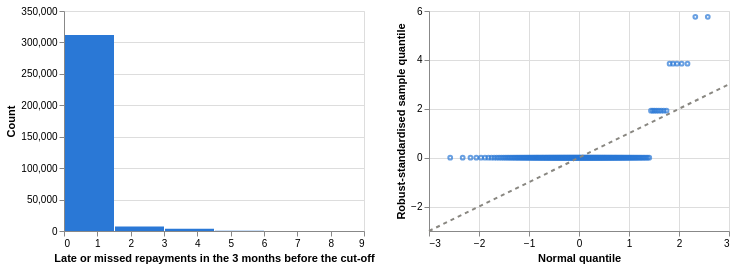

Notebook cell for this chart:
### Markdown cell above
### B.4 Explore Feature of Interest `late_or_missed_3m` (repayment stress before the cut-off)

### Code cell
# Late or missed repayments in the LOOKBACK months up to each cut-off, for examples with an active loan
repayments["month"] = repayments["payment_date"].dt.to_period("M")
monthly_stress = (repayments.assign(stress=repayments["late_payment"] + repayments["missed_payment"])
                  .groupby(["account_id", "month"])["stress"].sum().reset_index())
with_loan = panel[panel["has_loan"] == "yes"].sort_values(["account_id", "balance_date"]).copy()
with_loan["month"] = with_loan["balance_date"].dt.to_period("M")
with_loan = with_loan.merge(monthly_stress, on=["account_id", "month"], how="left").fillna({"stress": 0})
with_loan["late_or_missed_3m"] = (with_loan.groupby("account_id")["stress"]
                                  .transform(lambda s: s.rolling(LOOKBACK, min_periods=1).sum()))
distribution_charts(with_loan["late_or_missed_3m"], f"Late or missed repayments in the {LOOKBACK} months before the cut-off", 6, 0)

### Figure 1 — Vega-Lite specification as saved in the notebook (floating-point values rounded to 4 significant figures; data arrays with more than 128 entries replaced by an {"elided": "..."} marker saying what was removed)
{"config": {"view": {"continuousWidth": 300, "continuousHeight": 300}}, "hconcat": [{"data": {"name": "data-6150763dd9c1736695fd8ff7d2420109"}, "mark": {"type": "bar", "color": "#2a78d6"}, "encoding": {"x": {"bin": "binned", "field": "start", "title": "Late or missed repayments in the 3 months before the cut-off", "type": "quantitative"}, "x2": {"field": "end"}, "y": {"field": "count", "title": "Count", "type": "quantitative"}}, "height": 220, "width": 300}, {"layer": [{"data": {"name": "data-7ef39cee96fb60cc6f88bdbee6e00fd1"}, "mark": {"type": "point", "color": "#2a78d6", "size": 14}, "encoding": {"x": {"field": "theoretical", "title": "Normal quantile", "type": "quantitative"}, "y": {"field": "sample", "title": "Robust-standardised sample quantile", "type": "quantitative"}}}, {"data": {"name": "data-77c6682495c4b8b15ae5b12ce2242a61"}, "mark": {"type": "line", "color": "#898781", "strokeDash": [4, 4]}, "encoding": {"x": {"field": "theoretical", "type": "quantitative"}, "y": {"field": "sample", "type": "quantitative"}}}], "height": 220, "width": 300}], "$schema": "https://vega.github.io/schema/vega-lite/v5.20.1.json", "datasets": {"data-6150763dd9c1736695fd8ff7d2420109": [{"start": 0.0, "end": 1.5, "count": 311652}, {"start": 1.5, "end": 3.0, "count": 7253}, {"start": 3.0, "end": 4.5, "count": 3773}, {"start": 4.5, "end": 6.0, "count": 254}, {"start": 6.0, "end": 7.5, "count": 64}, {"start": 7.5, "end": 9.0, "count": 5}], "data-7ef39cee96fb60cc6f88bdbee6e00fd1": {"elided": "199 records"}, "data-77c6682495c4b8b15ae5b12ce2242a61": [{"theoretical": -3, "sample": -3}, {"theoretical": 3, "sample": 3}]}}
